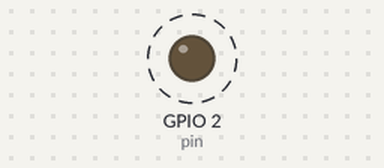
A program run on a simulated ESP32 board running MicroPython. Shown: output pins drawn as LEDs (lit = HIGH). Dashed ring = blinking. What the program prints to the serial console is not drawn. At 2.0 s the program stops and its outputs stay as they are.

Above: at 0.05 s.
Timing chart, 0 to 3.0 s (numbered marks = the images above):
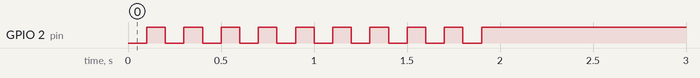

The program:

led_signal.py
```python
import machine
from time import sleep
class LEDSignal:
    def __init__(self, pin=2):
        self.led = machine.Pin(pin, machine.Pin.OUT)
        self.timer = None

    def blink_led(self, timer):
        self.led.value(not self.led.value())

    def start_blinking(self, speed=500):
        if self.timer is None:
            self.timer = machine.Timer(0)
            self.timer.init(period=speed, mode=machine.Timer.PERIODIC, callback=self.blink_led)

    def stop_blinking(self):
        if self.timer is not None:
            self.timer.deinit()
            self.timer = None
            self.led.value(1)

# Example usage
if __name__ == "__main__":
    led_signal = LEDSignal(pin=2)
    print('Led working')
    led_signal.start_blinking(speed=100)
    sleep(2)
    led_signal.stop_blinking()
```

Measured:
- by itself, GPIO 2 (pin): alternates HIGH for 0.10 s and LOW for 0.10 s, 19 changes in all, then stays HIGH
